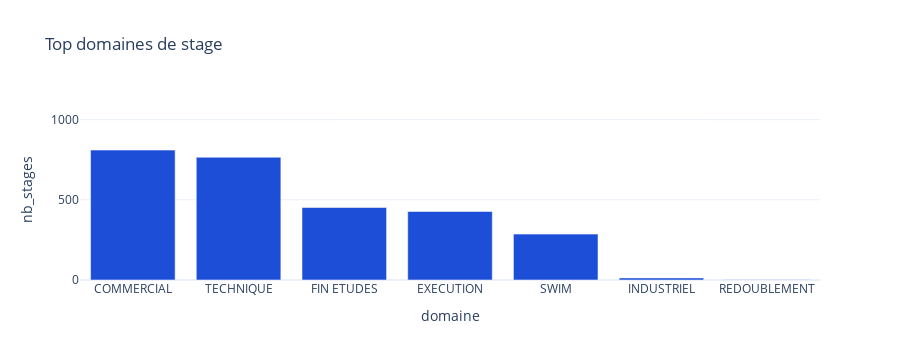

Notebook code cell kept with this figure:
### Code cell
if "Domaine de stage" in cols:
    domain_col = "\"Domaine de stage\""
    df_domain = show_df(
        f"SELECT {domain_col} AS domaine, COUNT(*) AS nb_stages "
        "FROM stages_clean GROUP BY 1 ORDER BY nb_stages DESC LIMIT 10"
    )
else:
    df_domain = None

if df_domain is None or df_domain.empty:
    fig = empty_fig("Top domaines", "Aucune donnee de domaine disponible.")
else:
    fig = px.bar(df_domain, x="domaine", y="nb_stages",
                 title="Top domaines de stage")
    fig.update_layout(height=360)
fig

### Figure 1 — Plotly figure (JSON) as saved in the notebook; plotly's stock layout.template omitted (floating-point values rounded to 4 significant figures)
{"data": [{"hovertemplate": "domaine=%{x}<br>nb_stages=%{y}<extra></extra>", "legendgroup": "", "marker": {"color": "#1D4ED8", "pattern": {"shape": ""}}, "name": "", "orientation": "v", "showlegend": false, "textposition": "auto", "type": "bar", "x": [null, "COMMERCIAL", "TECHNIQUE", "FIN ETUDES", "EXECUTION", "SWIM", "INDUSTRIEL", "REDOUBLEMENT"], "xaxis": "x", "y": [1066, 810, 765, 452, 427, 286, 13, 1], "yaxis": "y"}], "layout": {"barmode": "relative", "height": 360, "legend": {"tracegroupgap": 0}, "title": {"text": "Top domaines de stage"}, "xaxis": {"anchor": "y", "domain": [0, 1], "title": {"text": "domaine"}}, "yaxis": {"anchor": "x", "domain": [0, 1], "title": {"text": "nb_stages"}}}}
